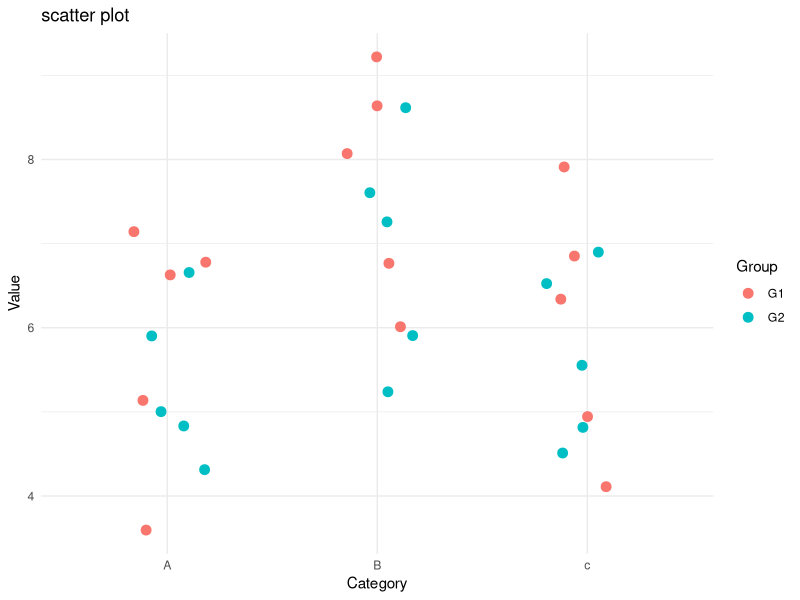
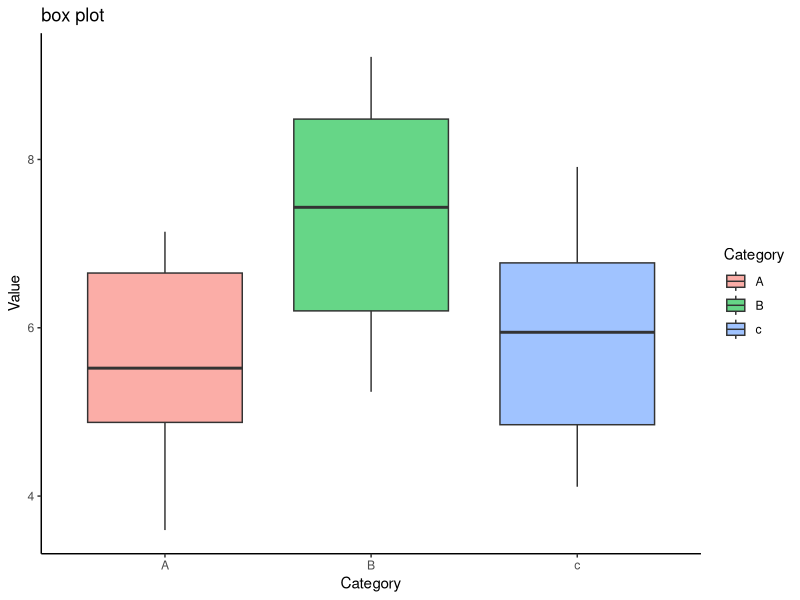
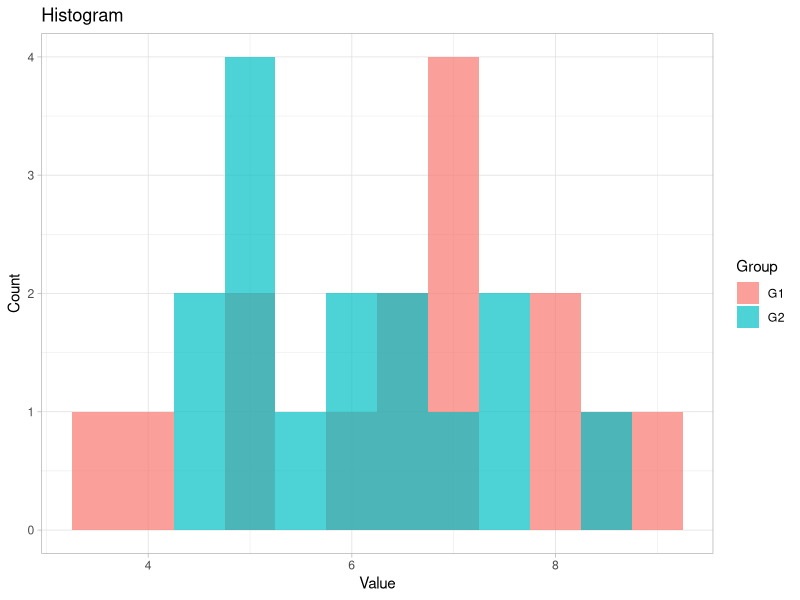

The R script that drew these images, in order:
library(ggplot2)
data<- data.frame(Category =rep(c("A","B","c"),each=10),
                  Value=c(rnorm(10,mean=5),rnorm(10,mean=7),rnorm(10,mean=6)),
                  Group=rep(c("G1","G2"),15)
                  )
#scatter plot
p1<-ggplot(data,aes(x=Category,y=Value,color=Group))+
  geom_jitter(width=0.2,size=3)+
  labs(title="scatter plot",x="Category",y="Value")+
  theme_minimal()
print(p1)
#box plot
p2<-ggplot(data,aes(x=Category,y=Value,fill=Category))+
  geom_boxplot(alpha=0.6)+
  labs(title="box plot",x="Category",y="Value")+
  theme_classic()
print(p2)
#Histogram
p3<-ggplot(data,aes(x=Value,fill=Group))+
  geom_histogram(binwidth=0.5,alpha=0.7,position="identity")+
  labs(title="Histogram",x="Value",y="Count")+
  theme_light()
print(p3)